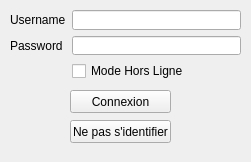
<?xml version="1.0" encoding="UTF-8"?>
<ui version="4.0">
 <class>ConnectionWidget</class>
 <widget class="QWidget" name="ConnectionWidget">
  <property name="geometry">
   <rect>
    <x>0</x>
    <y>0</y>
    <width>251</width>
    <height>162</height>
   </rect>
  </property>
  <property name="minimumSize">
   <size>
    <width>0</width>
    <height>0</height>
   </size>
  </property>
  <property name="windowTitle">
   <string>Connexion</string>
  </property>
  <property name="autoFillBackground">
   <bool>true</bool>
  </property>
  <widget class="QWidget" name="formLayoutWidget">
   <property name="geometry">
    <rect>
     <x>10</x>
     <y>10</y>
     <width>231</width>
     <height>71</height>
    </rect>
   </property>
   <layout class="QFormLayout" name="formLayout">
    <item row="0" column="0">
     <widget class="QLabel" name="label_1">
      <property name="text">
       <string>Username</string>
      </property>
     </widget>
    </item>
    <item row="0" column="1">
     <widget class="QLineEdit" name="userName"/>
    </item>
    <item row="1" column="0">
     <widget class="QLabel" name="label_2">
      <property name="text">
       <string>Password</string>
      </property>
     </widget>
    </item>
    <item row="1" column="1">
     <widget class="QLineEdit" name="password">
      <property name="inputMethodHints">
       <set>Qt::ImhHiddenText|Qt::ImhNoAutoUppercase|Qt::ImhNoPredictiveText|Qt::ImhSensitiveData</set>
      </property>
      <property name="echoMode">
       <enum>QLineEdit::Password</enum>
      </property>
     </widget>
    </item>
    <item row="2" column="1">
     <widget class="QCheckBox" name="outline">
      <property name="text">
       <string>Mode Hors Ligne</string>
      </property>
     </widget>
    </item>
   </layout>
  </widget>
  <widget class="QPushButton" name="connection">
   <property name="geometry">
    <rect>
     <x>70</x>
     <y>90</y>
     <width>101</width>
     <height>23</height>
    </rect>
   </property>
   <property name="text">
    <string>Connexion</string>
   </property>
  </widget>
  <widget class="QPushButton" name="connectionWithoutId">
   <property name="geometry">
    <rect>
     <x>70</x>
     <y>120</y>
     <width>101</width>
     <height>23</height>
    </rect>
   </property>
   <property name="text">
    <string>Ne pas s'identifier</string>
   </property>
  </widget>
 </widget>
 <resources/>
 <connections/>
</ui>
